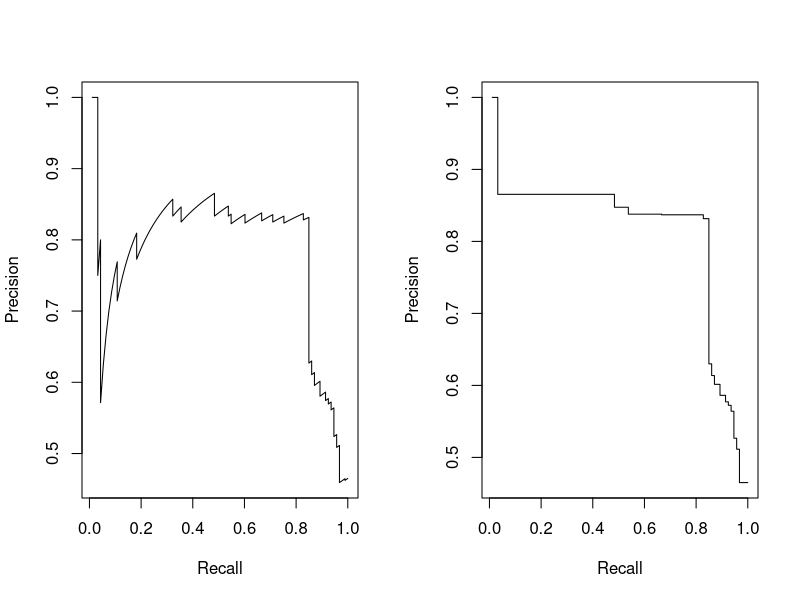
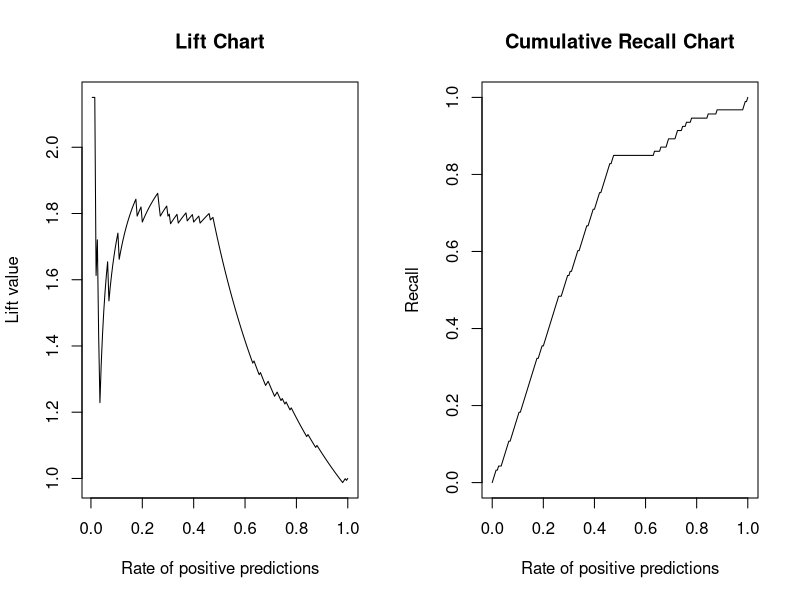

Reproduce these figures in R, in order.
## ROCR - Precision/Recall curves
library(ROCR)
par(mfcol = c(1,2))
data(ROCR.simple)
pred <- prediction(ROCR.simple$predictions, ROCR.simple$labels)
perf <- performance(pred,'prec','rec')
plot(perf)

## Interpolated precision
PRcurve <- function(preds,trues,...){
    require(ROCR, quietly=T)
    pd <- prediction(preds,trues)
    pf<-performance(pd,'prec','rec')
    pf@y.values<- lapply(pf@y.values,function(x)rev(cummax(rev(x))))
    plot(pf,...)
}
PRcurve(ROCR.simple$predictions, ROCR.simple$labels)

## Lift chart
pred <- prediction(ROCR.simple$predictions,ROCR.simple$labels)
perf <- performance(pred,'lift','rpp')
plot(perf,main='Lift Chart')

## Cumulative recall chart
CRchart <- function(preds, trues,...){
    require(ROCR,quietly=T)
    pd <- prediction(preds,trues)
    pf <- performance(pd,'rec','rpp')
    plot(pf,...)
}
CRchart(ROCR.simple$predictions, ROCR.simple$labels,main='Cumulative Recall Chart')

## Normalized Distance to Typical Price
avgNDTP <- function(toInsp,train,stats){
    if(missing(train)&&missing(stats))
        stop('Provide either the training data or the product stats')
    if (missing(stats)){
        notF <- which(train$Insp != 'fraud')
        stats <- tapply(train$Uprice[notF],
                        list(Prod=train$Prod[notF]),
                        function(x){
                            bp<-boxplot.stats(x)$stats
                            c(median=bp[3],iqr=bp[4]-bp[2])
                        })
        stats <- matrix(unlist(stats),length(stats),2,byrow=T,
                        dimnames=list(names(stats),c('median','iqr')))
        stats[which(stats[,'iqr']==0),'iqr']<- stats[which(stats[,'iqr']==0),'median']
    }
    mdtp <- mean(abs(toInsp$Uprice-stats[toInsp$Prod,'median'])/stats[toInsp$Prod,'iqr'])
    return(mdtp)
}
